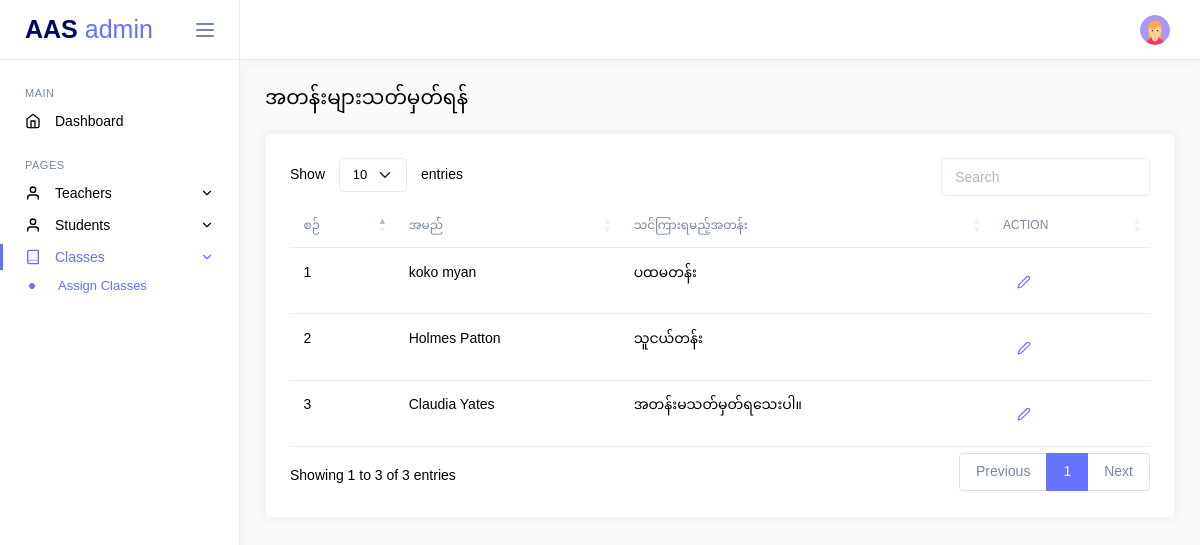
Page /admin/assign-classes.php (signed in) on the earlier database version.
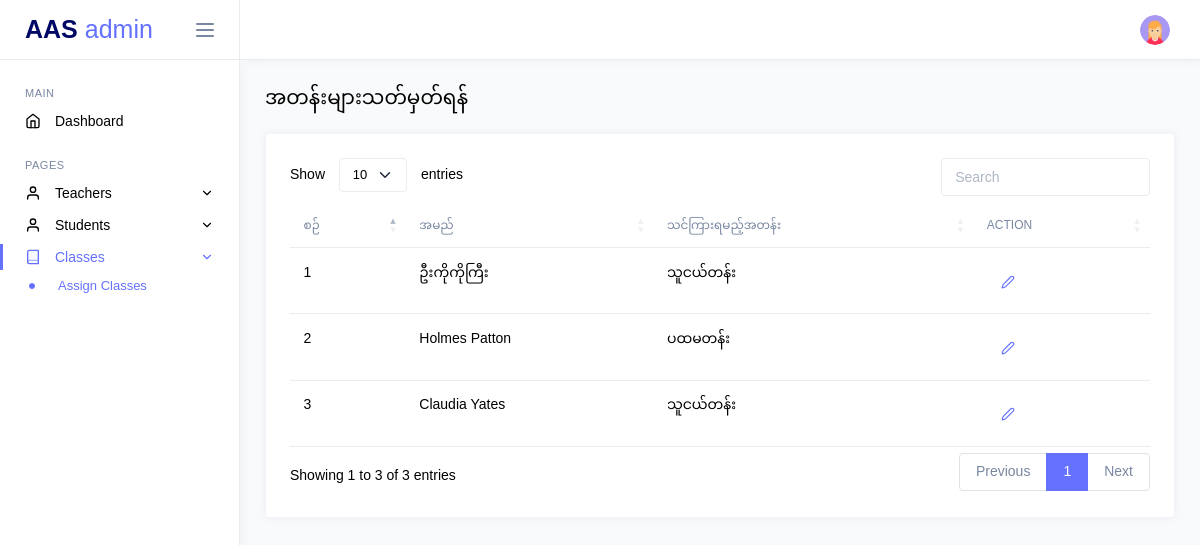
Same page on the later database version.
### tables this page shows
CREATE TABLE `teachers` (
  `id` int(11) NOT NULL,
  `name_eng` varchar(255) NOT NULL,
  `name_mm` varchar(255) NOT NULL,
  `username` varchar(255) NOT NULL,
  `father_name` varchar(255) NOT NULL,
  `mother_name` varchar(255) NOT NULL,
  `education` varchar(255) DEFAULT NULL,
  `rank` varchar(255) DEFAULT NULL,
  `class_id` int(11) DEFAULT NULL,
  `dob` date DEFAULT NULL,
  `start_edu_at` date DEFAULT NULL,
  `start_current_rank_at` date DEFAULT NULL,
  `start_current_school_at` date DEFAULT NULL,
  `password` varchar(255) NOT NULL DEFAULT '123456',
  `password_status` int(11) NOT NULL DEFAULT 0,
  `phone` varchar(15) DEFAULT NULL,
  `status` enum('active','inactive','','') NOT NULL DEFAULT 'active',
  `address` varchar(255) DEFAULT NULL,
  `bed_status` enum('မပြီး','ပြီး','','') NOT NULL DEFAULT 'မပြီး',
  `phaung_gyi_status` enum('မပြီး','ပြီး','','') NOT NULL DEFAULT 'မပြီး',
  `completed_course` varchar(255) DEFAULT NULL,
  `created_at` datetime NOT NULL DEFAULT current_timestamp(),
  `updated_at` datetime NOT NULL DEFAULT current_timestamp()
);

CREATE TABLE `classes` (
  `id` int(11) NOT NULL,
  `class_name_eng` varchar(255) NOT NULL,
  `class_name_mm` varchar(255) NOT NULL,
  `grade_level` varchar(255) NOT NULL,
  `created_at` datetime NOT NULL
);

### core/helpers/Helper.php (called while the page is built, shortened)
<?php
class Helper
{
    public static function startSession()
    {
        if (session_status() === PHP_SESSION_NONE) {
            return session_start();
        }
        return true;
    }
}

### app/controllers/TeacherController.php (called while the page is built, shortened)
<?php
class TeacherController
{
    private $teacherModel;
    public function __construct()
    {
        $database = new MySQL();
        $db = $database->connect();
        $this->teacherModel = new TeacherModel($db);
    }
    public function getAllTeachersClass()
    {
        return $this->teacherModel->getAllTeachersClass();
    }
    public function getTeacherClassNameById($id)
    {
        return $this->teacherModel->getTeacherClassNameById($id);
    }
}

### app/models/TeacherModel.php (called while the page is built, shortened)
<?php
class TeacherModel
{
    private $db;
    private $table = 'teachers';
    public function __construct($db)
    {
        $this->db = $db;
    }
    public function getAllTeachersClass()
    {
        try {
            $query = "SELECT id, name_mm, class_id
                FROM {$this->table}
                ";
            $stmt = $this->db->prepare($query);
            $stmt->execute();
            return $stmt->fetchAll(PDO::FETCH_ASSOC);
        } catch (PDOException $e) {
            return $e->getMessage();
        }
    }
    public function getTeacherClassNameById($id)
    {
        try {
            $query = "SELECT name_mm, class_id, classes.class_name_mm as class_name
                FROM {$this->table}
                LEFT JOIN classes ON teachers.class_id = classes.id
                WHERE teachers.id= :id
                ";
            $stmt = $this->db->prepare($query);
            $stmt->bindParam(':id', $id);
            $stmt->execute();
            return $stmt->fetch(PDO::FETCH_OBJ);
        } catch (PDOException $e) {
            return $e->getMessage();
        }
    }
}

### public/admin/assign-classes.php (the view, shortened to what the changed rows need)
<?php
include('../components/header.php');
$teacherController = new TeacherController();
$teachers = $teacherController->getAllTeachersClass();
?>
<body>
    <div class="main-wrapper">
        <?php
        include('../components/admin_navbar.php');
        ?>
        <div class="page-content">
            <div class="row">
                <div class="col-md-12 grid-margin stretch-card">
                    <div class="card">
                        <div class="card-body">
                            <div class="table-responsive">
                                <table id="teachersTable" class="table ">
                                    <thead>
                                        <tr>
                                            <th>စဉ်</th>
                                            <th>အမည်</th>
                                            <th>သင်ကြားရမည့်အတန်း</th>
                                            <th>Action</th>
                                        </tr>
                                    </thead>
                                    <tbody>
                                        <?php $count = 1; ?>
                                        <?php foreach ($teachers as $teacher): ?>
                                            <?php
                                            $teacherId = $teacher['id'];
                                            $teacherClassData = $teacherController->getTeacherClassNameById($teacherId);
                                            ?>
                                            <tr>
                                                <td><?= $count ?></td>
                                                <td><?= htmlspecialchars($teacher['name_mm']) ?></td>
                                                <td><?= is_null($teacher['class_id']) ? 'အတန်းမသတ်မှတ်ရသေးပါ။' : $teacherClassData->class_name ?>
                                                </td>
                                                <td class="d-flex align-items-center">
                                                    <button type="button" class="btn" data-bs-toggle="modal"
                                                        data-bs-target="#editModal" data-id="<?= $teacher['id'] ?>"
                                                        data-class-id="<?= $teacher['class_id'] ?>"
                                                        data-name="<?= htmlspecialchars($teacher['name_mm']) ?>"> <a
                                                            class="" href="javascript:;"><i data-feather="edit-2"
                                                                class="icon-sm me-2"></i></a>
                                                    </button>
                                                </td>
                                            </tr>
                                            <?php $count++; ?>
                                        <?php endforeach ?>
                                    </tbody>
                                </table>
                            </div>
                        </div>
                    </div>
                </div>
            </div>
        </div>
    </div>
</body>

Differences in the rows shown:
changed teachers (number 1 of 3 on the later page): name_mm "koko myan" → "ဦးကိုကိုကြီး"; class.class_name_mm "ပထမတန်း" → "သူငယ်တန်း"
changed teachers "Holmes Patton": class.class_name_mm "သူငယ်တန်း" → "ပထမတန်း"
changed teachers "Claudia Yates": class.class_name_mm (not shown) → "သူငယ်တန်း"; no longer shows "အတန်းမသတ်မှတ်ရသေးပါ။"
